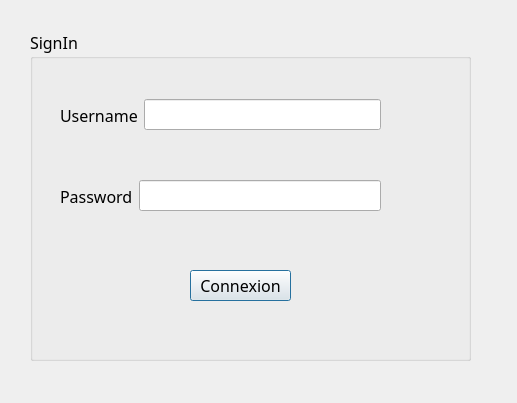
<?xml version="1.0" encoding="UTF-8"?>
<ui version="4.0">
 <class>Login</class>
 <widget class="QDialog" name="Login">
  <property name="geometry">
   <rect>
    <x>0</x>
    <y>0</y>
    <width>517</width>
    <height>403</height>
   </rect>
  </property>
  <property name="windowTitle">
   <string>Dialog</string>
  </property>
  <widget class="QGroupBox" name="SignIn">
   <property name="geometry">
    <rect>
     <x>30</x>
     <y>30</y>
     <width>441</width>
     <height>331</height>
    </rect>
   </property>
   <property name="font">
    <font>
     <family>Quicksand</family>
     <pointsize>12</pointsize>
    </font>
   </property>
   <property name="title">
    <string>SignIn</string>
   </property>
   <widget class="QPushButton" name="btnConnexion">
    <property name="geometry">
     <rect>
      <x>160</x>
      <y>240</y>
      <width>101</width>
      <height>31</height>
     </rect>
    </property>
    <property name="text">
     <string>Connexion</string>
    </property>
   </widget>
   <widget class="QLabel" name="label_3">
    <property name="geometry">
     <rect>
      <x>180</x>
      <y>300</y>
      <width>47</width>
      <height>13</height>
     </rect>
    </property>
    <property name="text">
     <string/>
    </property>
   </widget>
   <widget class="QWidget" name="">
    <property name="geometry">
     <rect>
      <x>30</x>
      <y>69</y>
      <width>321</width>
      <height>32</height>
     </rect>
    </property>
    <layout class="QHBoxLayout" name="horizontalLayout">
     <item>
      <widget class="QLabel" name="label">
       <property name="text">
        <string>Username</string>
       </property>
      </widget>
     </item>
     <item>
      <widget class="QLineEdit" name="le_username"/>
     </item>
    </layout>
   </widget>
   <widget class="QWidget" name="">
    <property name="geometry">
     <rect>
      <x>30</x>
      <y>150</y>
      <width>321</width>
      <height>32</height>
     </rect>
    </property>
    <layout class="QHBoxLayout" name="horizontalLayout_2">
     <item>
      <widget class="QLabel" name="label_2">
       <property name="text">
        <string>Password</string>
       </property>
      </widget>
     </item>
     <item>
      <widget class="QLineEdit" name="le_password">
       <property name="echoMode">
        <enum>QLineEdit::Password</enum>
       </property>
      </widget>
     </item>
    </layout>
   </widget>
  </widget>
 </widget>
 <resources/>
 <connections/>
</ui>
